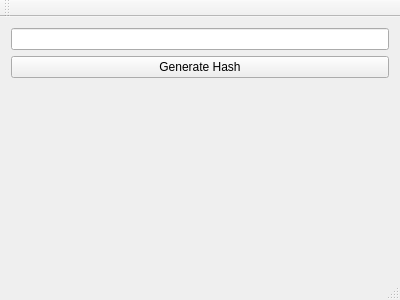
<?xml version="1.0" encoding="UTF-8"?>
<ui version="4.0">
 <class>MainWindow</class>
 <widget class="QMainWindow" name="MainWindow">
  <property name="geometry">
   <rect>
    <x>0</x>
    <y>0</y>
    <width>400</width>
    <height>300</height>
   </rect>
  </property>
  <property name="windowTitle">
   <string>SHA256 Hash Generator</string>
  </property>
  <widget class="QWidget" name="centralWidget">
   <layout class="QVBoxLayout" name="verticalLayout">
    <item>
     <widget class="QLineEdit" name="lineEdit"/>
    </item>
    <item>
     <widget class="QPushButton" name="pushButton">
      <property name="text">
       <string>Generate Hash</string>
      </property>
     </widget>
    </item>
    <item>
     <widget class="QLabel" name="label"/>
    </item>
   </layout>
  </widget>
  <widget class="QMenuBar" name="menuBar">
   <property name="geometry">
    <rect>
     <x>0</x>
     <y>0</y>
     <width>400</width>
     <height>22</height>
    </rect>
   </property>
  </widget>
  <widget class="QToolBar" name="mainToolBar">
   <attribute name="toolBarArea">
    <enum>TopToolBarArea</enum>
   </attribute>
   <attribute name="toolBarBreak">
    <bool>false</bool>
   </attribute>
  </widget>
  <widget class="QStatusBar" name="statusBar"/>
 </widget>
 <layoutdefault spacing="6" margin="11"/>
 <resources/>
 <connections/>
</ui>
